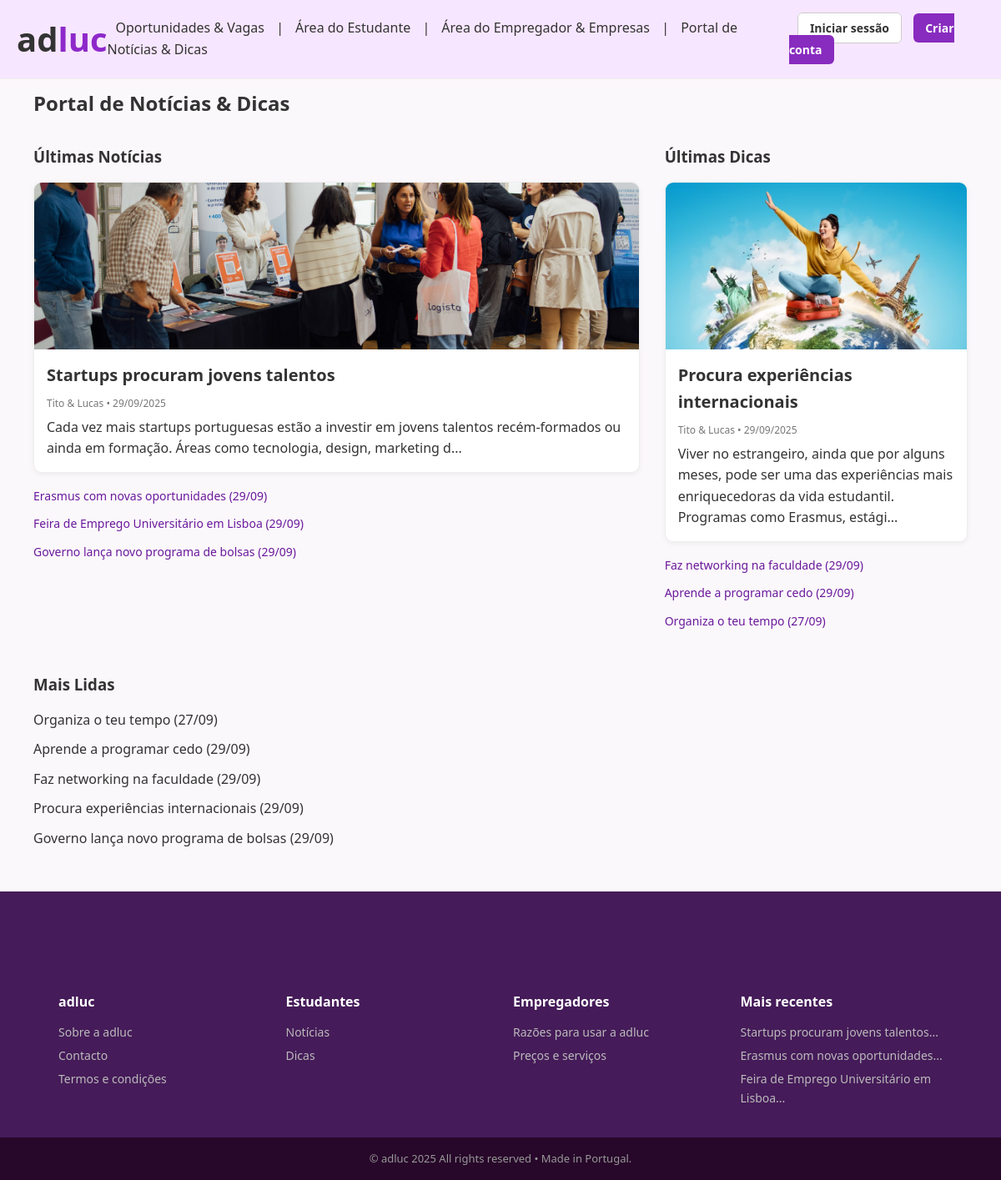
The app's page /conteudos with its own data.
### modelos/modelos.py (models this page shows, shortened)
class Publicacao(db.Model):
    __tablename__ = "publicacoes"
    id = db.Column(db.Integer, primary_key=True)
    titulo = db.Column(db.String(200), nullable=False)
    autor_id = db.Column(db.Integer, db.ForeignKey("utilizadores.id"), nullable=False)
    data_hora = db.Column(db.DateTime, default=datetime.utcnow)
    foto = db.Column(db.String(200), nullable=True)
    conteudo = db.Column(db.Text, nullable=False)
    tipo = db.Column(db.String(20), default="noticia")

class Utilizador(db.Model):
    __tablename__ = "utilizadores"
    id = db.Column(db.Integer, primary_key=True)
    nome = db.Column(db.String(100), nullable=False)
    email = db.Column(db.String(100), unique=True, nullable=False)
    senha_hash = db.Column(db.String(200), nullable=False)
    tipo = db.Column(db.String(20), nullable=False)  # estudante, empresa, admin
    cv_principal = db.Column(db.String(200), nullable=True)
    nif = db.Column(db.String(20), nullable=True)
    nome_empresa = db.Column(db.String(200), nullable=True)
    codigo_postal = db.Column(db.String(20), nullable=True)
    distrito = db.Column(db.String(100), nullable=True)
    telefone = db.Column(db.String(50), nullable=True)
    logo_empresa = db.Column(db.String(200), nullable=True)
    candidaturas = db.relationship("Candidatura", backref="estudante",
                                   cascade="all, delete-orphan", lazy=True)
    favoritos = db.relationship("Favorito", backref="estudante",
                                cascade="all, delete-orphan", lazy=True)
    vagas = db.relationship("Vaga", backref="empresa",
                            cascade="all, delete-orphan", lazy=True)
    publicacoes = db.relationship("Publicacao", backref="autor",
                                  cascade="all, delete-orphan", lazy=True)
    comentarios = db.relationship("Comentario", backref="autor",
                                  cascade="all, delete-orphan", lazy=True)

### app.py (the view)
@app.route("/conteudos", endpoint="pagina_conteudos")
def pagina_conteudos():
    noticias = Publicacao.query.filter_by(tipo="noticia").order_by(Publicacao.data_hora.desc()).limit(5).all()
    dicas = Publicacao.query.filter_by(tipo="dica").order_by(Publicacao.data_hora.desc()).limit(5).all()
    mais_lidas = Publicacao.query.order_by(Publicacao.data_hora.asc()).limit(5).all()  # aqui poderíamos adicionar lógica de contagem de visualizações depois
    return render_template("pagina_conteudos.html", noticias=noticias, dicas=dicas, mais_lidas=mais_lidas)

### app.py (called while the page is built)
@app.context_processor
def inject_publicacoes_recentes():
    from modelos.modelos import Publicacao
    recentes = Publicacao.query.order_by(Publicacao.data_hora.desc()).limit(3).all()
    return dict(publicacoes_recentes=recentes)

### templates/pagina_conteudos.html
{% extends "base.html" %}
{% block conteudo %}
<h2>Portal de Notícias & Dicas</h2>
<div class="conteudos-grid">
  <section>
    <h3>Últimas Notícias</h3>
    {% if noticias %}
      <a href="{{ url_for('detalhe_publicacao', pub_id=noticias[0].id) }}" class="news-featured">
        {% if noticias[0].foto %}
          <img src="{{ url_for('download_cv', filename=noticias[0].foto) }}" alt="{{ noticias[0].titulo }}">
        {% endif %}
        <div>
          <h2>{{ noticias[0].titulo }}</h2>
          <p class="meta">{{ noticias[0].autor.nome }} • {{ noticias[0].data_hora.strftime("%d/%m/%Y") }}</p>
          <p>{{ noticias[0].conteudo[:150] }}...</p>
        </div>
      </a>
      <ul class="news-list">
        {% for pub in noticias[1:] %}
          <li>
            <a href="{{ url_for('detalhe_publicacao', pub_id=pub.id) }}">
              {{ pub.titulo }} <span class="meta">({{ pub.data_hora.strftime("%d/%m") }})</span>
            </a>
          </li>
        {% endfor %}
      </ul>
    {% else %}
      <p>Sem notícias disponíveis.</p>
    {% endif %}
  </section>
  <section>
    <h3>Últimas Dicas</h3>
    {% if dicas %}
      <a href="{{ url_for('detalhe_publicacao', pub_id=dicas[0].id) }}" class="news-featured">
        {% if dicas[0].foto %}
          <img src="{{ url_for('download_cv', filename=dicas[0].foto) }}" alt="{{ dicas[0].titulo }}">
        {% endif %}
        <div>
          <h2>{{ dicas[0].titulo }}</h2>
          <p class="meta">{{ dicas[0].autor.nome }} • {{ dicas[0].data_hora.strftime("%d/%m/%Y") }}</p>
          <p>{{ dicas[0].conteudo[:150] }}...</p>
        </div>
      </a>
      <ul class="news-list">
        {% for pub in dicas[1:] %}
          <li>
            <a href="{{ url_for('detalhe_publicacao', pub_id=pub.id) }}">
              {{ pub.titulo }} <span class="meta">({{ pub.data_hora.strftime("%d/%m") }})</span>
            </a>
          </li>
        {% endfor %}
      </ul>
    {% else %}
      <p>Sem dicas disponíveis.</p>
    {% endif %}
  </section>
</div>
<section class="mais-lidas">
  <h3>Mais Lidas</h3>
  <ul>
    {% for pub in mais_lidas %}
      <li>
        <a href="{{ url_for('detalhe_publicacao', pub_id=pub.id) }}">
          {{ pub.titulo }} <span class="meta">({{ pub.data_hora.strftime("%d/%m") }})</span>
        </a>
      </li>
    {% else %}
      <p>Sem publicações ainda.</p>
    {% endfor %}
  </ul>
</section>
{% endblock %}

### templates/base.html (shortened to what this page needs)
<!DOCTYPE html>
<html lang="pt">
<head>
  <link rel="stylesheet" href="{{ url_for('static', filename='css/style.css') }}">
</head>
<body class="light">
<header class="site-header">
  <div class="logo">
      <a href="{{ url_for('pagina_inicial') }}" style="text-decoration: none; color:inherit;">
        <span class="logo-ad">ad</span><span class="logo-luc">luc</span>
      </a>
  </div>
<nav class="nav-links" id="nav-menu">
    <a href="{{ url_for('pagina_vagas') }}">Oportunidades & Vagas</a>
    <span> | </span>
    <a href="{{ url_for('pagina_estudante') if session.get('tipo') == 'estudante' else '#' }}">Área do Estudante</a>
    <span> | </span>
    <a href="{{ url_for('pagina_empresa') if session.get('tipo') == 'empresa' else '#' }}">Área do Empregador & Empresas</a>
     <span> | </span>
    <a href="{{ url_for('pagina_conteudos') }}">Portal de Notícias & Dicas</a>
</nav>
  <div class="nav-buttons">
    {% if session.get('utilizador_id') %}
      <span class="user-info">Olá, {{ session.get('nome') }} ({{ session.get('tipo') }})</span>
      <a href="{{ url_for('logout') }}" class="btn btn-outline">Logout</a>
    {% else %}
      <a href="{{ url_for('login') }}" class="btn btn-outline">Iniciar sessão</a>
      <a href="{{ url_for('registo') }}" class="btn btn-azul">Criar conta</a>
    {% endif %}
  </div>
</header>
<main>
  {% block conteudo %}{% endblock %}
</main>
<footer class="site-footer">
  <div class="footer-columns">
    <div class="footer-col">
      <h3 class="footer-logo">adluc</h3>
      <a href="{{ url_for('pagina_sobre') }}">Sobre a adluc</a>
      <a href="{{ url_for('pagina_contactos') }}">Contacto</a>
      <a href="{{ url_for('pagina_termos') }}">Termos e condições</a>
    </div>
    <div class="footer-col">
      <h3>Estudantes</h3>
      <a href="{{ url_for('pagina_noticias') }}">Notícias</a>
      <a href="{{ url_for('pagina_dicas') }}">Dicas</a>
    </div>
    <div class="footer-col">
      <h3>Empregadores</h3>
      <a href="{{ url_for('pagina_razoes') }}">Razões para usar a adluc</a>
      <a href="{{ url_for('pagina_precos') }}">Preços e serviços</a>
    </div>
    <div class="footer-col">
      <h3>Mais recentes</h3>
      {% for pub in publicacoes_recentes %}
        <a href="{{ url_for('detalhe_publicacao', pub_id=pub.id) }}">
          {{ pub.titulo[:40] }}...
        </a>
      {% else %}
        <p style="color:#bbb;font-size:14px;">Sem publicações</p>
      {% endfor %}
    </div>
  </div>
  <div class="footer-bottom">
    © adluc 2025 All rights reserved • Made in Portugal.
  </div>
</footer>
</body>
</html>

### static/css/style.css (style rules this page uses)
html, body { height: 100%; display: flex; flex-direction: column; background: #fbf8fb; }
main { flex: 1; padding: 10px 40px; }
* { margin:0;padding:0;box-sizing:border-box; }
body { font-family:'Segoe UI',Arial,sans-serif;background:#fbf8fb;color:#333;line-height:1.6; }
.site-header { display:flex;justify-content:space-between;align-items:center;padding:15px 20px;background:#f7e6ff;border-bottom:1px solid #eee;position:sticky;top:0;z-index:1000; }
.logo { font-size:40px;font-weight:bold; }
.logo-ad { color:#333; }
.logo-luc { color: #8e28ca; }
.nav-links a { margin:0 12px;color:#333;text-decoration:none;font-weight:500; }
.nav-buttons a { margin-left:10px;text-decoration:none;padding:8px 14px;border-radius:6px;font-weight:600;font-size:14px; }
.btn-outline { border:1px solid #ccc;background:#fff;color:#333; }
.btn-azul { background: #882bbf;color:#fff;border-radius: 5px;height:40px;width:70px; }
.site-footer { background:#451b59;color:#fff;margin-top: auto; padding-top:120px; }
.footer-columns { display:grid;grid-template-columns:repeat(auto-fit,minmax(200px,1fr));gap:30px;max-width:1100px;margin:auto;padding:0 20px 30px; }
.footer-col h3 { margin-bottom:12px;font-size:16px;font-weight:700; }
.footer-logo { font-size:20px;color:#fff; }
.footer-col a { display:block;color:#bbb;margin-bottom:6px;text-decoration:none;font-size:14px; }
.footer-bottom { background:#27072a;color:#999;text-align:center;padding:15px;font-size:13px; }
.nav-links a { margin: 0 10px; color: #333; text-decoration: none; font-weight: 500; }
.conteudos-grid { display:grid; grid-template-columns:2fr 1fr; gap:30px; margin:30px 0; }
.conteudos-grid section h3 { margin-bottom:15px; color:#333; }
.news-featured { display:flex; flex-direction:column; text-decoration:none; color:inherit; border:1px solid #eee; border-radius:10px; overflow:hidden; margin-bottom:15px; background:#fff; box-shadow:0 2px 6px rgba(0,0,0,.05); transition:all .2s ease; }
.news-featured img { width:100%;height:200px;object-fit:cover; }
.news-featured div { padding:15px; }
.news-featured h2 { margin-bottom:8px;font-size:20px; }
.news-featured .meta { font-size:12px;color:#777;margin-bottom:6px; }
.news-list { list-style:none;padding:0; }
.news-list li { margin-bottom:8px; }
.news-list a { text-decoration:none;color: #6a199c;font-size:14px; }
.mais-lidas { margin:40px 0; }
.mais-lidas h3 { margin-bottom:15px; }
.mais-lidas ul { list-style:none;padding:0; }
.mais-lidas li { margin-bottom:10px; }
.mais-lidas a { color:#333;text-decoration:none; }

### records on screen
Publicacao: foto (picture), titulo "Startups procuram jovens talentos", data_hora "29/09/2025", conteudo "Cada vez mais startups portuguesas estão a investir em jovens talentos recém-formados ou ainda em formação. Áreas como tecnologia, design, marketing d"
Utilizador: nome "Tito & Lucas"
Publicacao: titulo "Erasmus com novas oportunidades", data_hora "29/09"
Publicacao: titulo "Feira de Emprego Universitário em Lisboa", data_hora "29/09"
Publicacao: titulo "Governo lança novo programa de bolsas", data_hora "29/09"
Publicacao: foto (picture), titulo "Procura experiências internacionais", data_hora "29/09/2025", conteudo "Viver no estrangeiro, ainda que por alguns meses, pode ser uma das experiências mais enriquecedoras da vida estudantil. Programas como Erasmus, estági", data_hora "29/09"
Publicacao: titulo "Faz networking na faculdade", data_hora "29/09"
Publicacao: titulo "Aprende a programar cedo", data_hora "29/09"
Publicacao: titulo "Organiza o teu tempo", data_hora "27/09"
